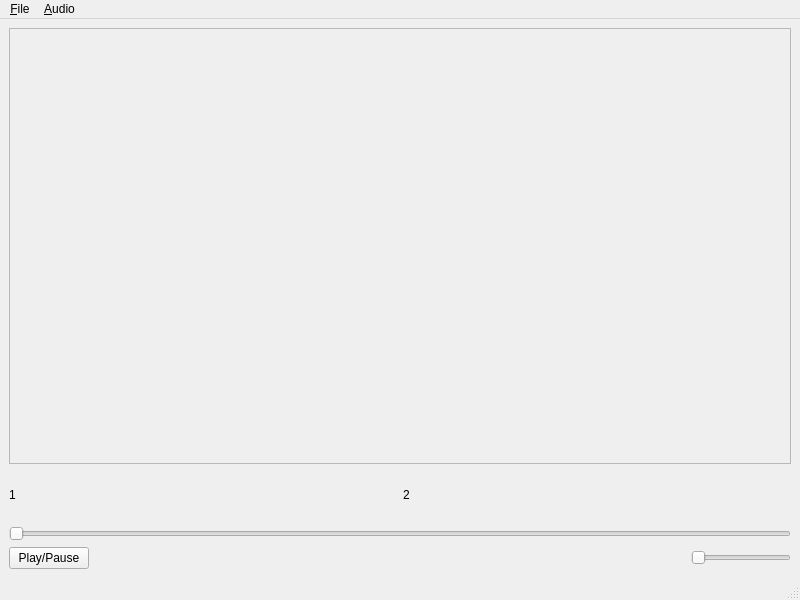
<?xml version="1.0" encoding="UTF-8"?>
<ui version="4.0">
 <class>MainWindow</class>
 <widget class="QMainWindow" name="MainWindow">
  <property name="geometry">
   <rect>
    <x>0</x>
    <y>0</y>
    <width>800</width>
    <height>600</height>
   </rect>
  </property>
  <property name="windowTitle">
   <string>MainWindow</string>
  </property>
  <widget class="QWidget" name="centralwidget">
   <layout class="QVBoxLayout" name="verticalLayout">
    <item>
     <widget class="QFrame" name="video_frame">
      <property name="autoFillBackground">
       <bool>true</bool>
      </property>
      <property name="frameShape">
       <enum>QFrame::StyledPanel</enum>
      </property>
      <property name="frameShadow">
       <enum>QFrame::Raised</enum>
      </property>
     </widget>
    </item>
    <item>
     <layout class="QVBoxLayout" name="verticalLayout_2" stretch="0,0,0">
      <property name="sizeConstraint">
       <enum>QLayout::SetMaximumSize</enum>
      </property>
      <item>
       <layout class="QHBoxLayout" name="horizontalLayout_2">
        <item>
         <widget class="QLabel" name="subtitle_label_1">
          <property name="maximumSize">
           <size>
            <width>16777215</width>
            <height>50</height>
           </size>
          </property>
          <property name="text">
           <string>1</string>
          </property>
         </widget>
        </item>
        <item>
         <widget class="QLabel" name="subtitle_label_2">
          <property name="maximumSize">
           <size>
            <width>16777215</width>
            <height>50</height>
           </size>
          </property>
          <property name="text">
           <string>2</string>
          </property>
         </widget>
        </item>
       </layout>
      </item>
      <item>
       <widget class="QSlider" name="play_slider">
        <property name="orientation">
         <enum>Qt::Horizontal</enum>
        </property>
       </widget>
      </item>
      <item>
       <layout class="QHBoxLayout" name="horizontalLayout">
        <item>
         <widget class="QPushButton" name="play_button">
          <property name="text">
           <string>Play/Pause</string>
          </property>
         </widget>
        </item>
        <item>
         <spacer name="horizontalSpacer">
          <property name="orientation">
           <enum>Qt::Horizontal</enum>
          </property>
          <property name="sizeHint" stdset="0">
           <size>
            <width>40</width>
            <height>20</height>
           </size>
          </property>
         </spacer>
        </item>
        <item>
         <widget class="QSlider" name="sound_slider">
          <property name="maximumSize">
           <size>
            <width>100</width>
            <height>16777215</height>
           </size>
          </property>
          <property name="orientation">
           <enum>Qt::Horizontal</enum>
          </property>
         </widget>
        </item>
       </layout>
      </item>
     </layout>
    </item>
   </layout>
  </widget>
  <widget class="QMenuBar" name="menubar">
   <property name="geometry">
    <rect>
     <x>0</x>
     <y>0</y>
     <width>800</width>
     <height>22</height>
    </rect>
   </property>
   <widget class="QMenu" name="menu_File">
    <property name="title">
     <string>&amp;File</string>
    </property>
    <addaction name="actionOpen"/>
   </widget>
   <widget class="QMenu" name="menu_Audio">
    <property name="title">
     <string>&amp;Audio</string>
    </property>
   </widget>
   <addaction name="menu_File"/>
   <addaction name="menu_Audio"/>
  </widget>
  <widget class="QStatusBar" name="statusbar"/>
  <action name="actionOpen">
   <property name="text">
    <string>Open</string>
   </property>
  </action>
 </widget>
 <resources/>
 <connections/>
</ui>
